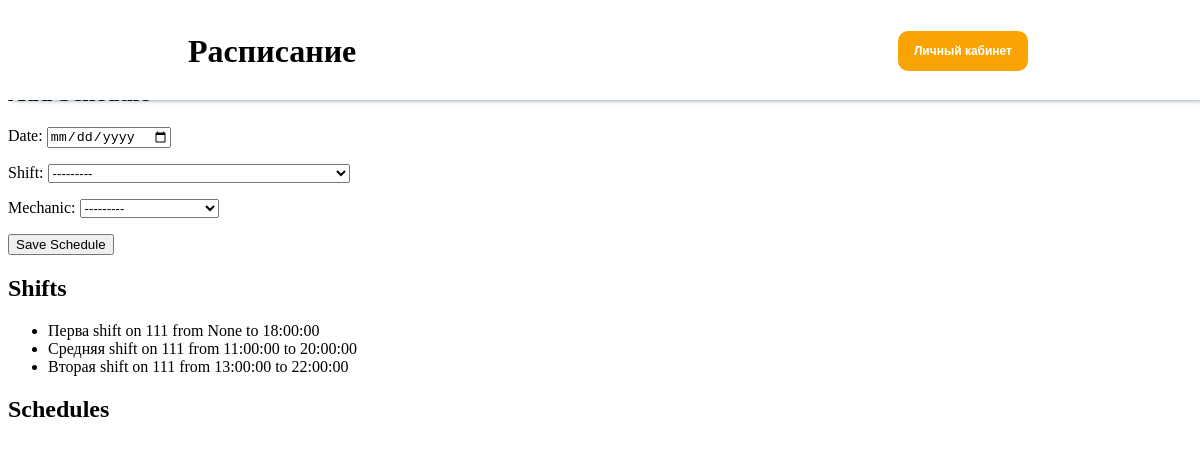
/profile/manage_schedule/, run on the app's committed database.
### src/schedule_app/models.py (models this page shows)
class Shift(models.Model):
    DAY_CHOICES = [
        (0, 'Monday'),
        (1, 'Tuesday'),
        (2, 'Wednesday'),
        (3, 'Thursday'),
        (4, 'Friday'),
        (5, 'Saturday'),
        (6, 'Sunday'),
    ]
    day_of_week = models.IntegerField(choices=DAY_CHOICES)
    start_time = models.TimeField()
    end_time = models.TimeField()
    shift_type = models.CharField(max_length=100)
    def __str__(self):
        day_name = self.get_day_of_week_display()
        return f"{self.shift_type} shift on {day_name} from {self.start_time} to {self.end_time}"

### src/schedule_app/views.py (the view)
# urls.py: path('manage_schedule/', views.manage_schedule, name='manage_schedule'),
def manage_schedule(request):
    if request.method == 'POST':
        schedule_form = MechanicScheduleForm(request.POST, prefix='schedule')
        if schedule_form.is_valid():
            schedule_form.save()
            return redirect('manage_schedule')
    else:
        schedule_form = MechanicScheduleForm(prefix='schedule')
    shifts = Shift.objects.all()
    schedules = MechanicSchedule.objects.all()
    return render(request, '../templates/schedule/mechanic_schedule_list.html', {
        'schedule_form': schedule_form,
        'shifts': shifts,
        'schedules': schedules
    })

### src/schedule_app/forms.py
class MechanicScheduleForm(forms.ModelForm):
    class Meta:
        model = MechanicSchedule
        fields = '__all__'
        widgets = {
            'date': forms.DateInput(attrs={'type': 'date'}),
            'mechanic': forms.Select(attrs={'class': 'select2'})
        }

### templates/schedule/mechanic_schedule_list.html (shortened to what this page needs)
{% extends 'base_templates/base_layout.html' %}
{% block header %}
    {% include 'base_templates/base_staff_header.html' with header_title="Расписание" %}
{% endblock %}
{% block content %}
 <h1>Manage Schedule</h1>
  <h2>Add Schedule</h2>
  <form method="post">
    {{ schedule_form.as_p }}
    <button type="submit">Save Schedule</button>
  </form>
  <h2>Shifts</h2>
  <ul>
    {% for shift in shifts %}
      <li>{{ shift }}</li>
    {% endfor %}
  </ul>
  <h2>Schedules</h2>
  <link href="https://cdn.jsdelivr.net/npm/select2@4.1.0-rc.0/dist/css/select2.min.css" rel="stylesheet" />
{% endblock %}

### data on the page
Shift: day_of_week+shift_type+start_time "Перва shift on 111 from None to 18:00:00"
Shift: day_of_week+shift_type+start_time "Средняя shift on 111 from 11:00:00 to 20:00:00"
Shift: day_of_week+shift_type+start_time "Вторая shift on 111 from 13:00:00 to 22:00:00"

### other printed values
{{ header_title }} "Расписание"
